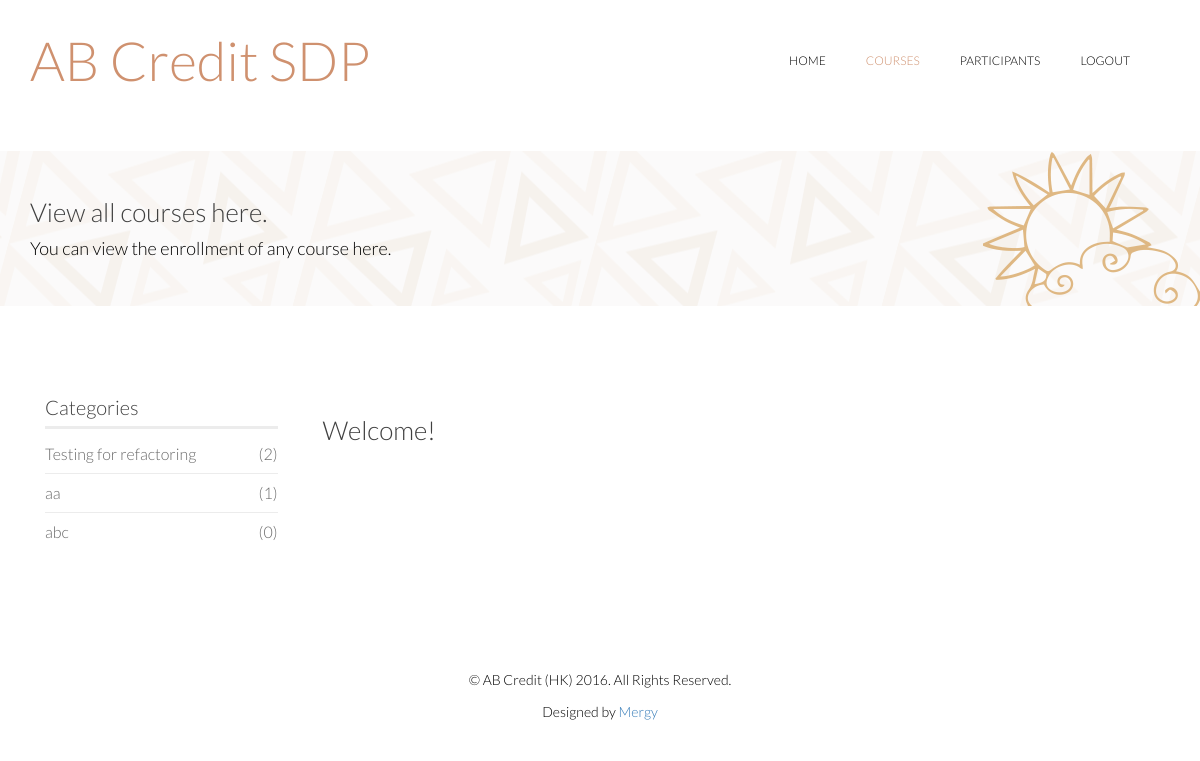
Screenshot of /hr/course/ (signed in) with the database file from the repository.
### course/models.py (models this page shows, shortened)
class Category(models.Model):
    name = models.CharField(max_length=200)

### course/views/hr_view.py (the view)
# urls.py: url(r'^', include('course.urls')),
@login_required
def course(request):
    hr = HR.objects.get(user__pk=request.user.id)
    counts = hr.viewCategories()
    return render_to_response('hr/course.html', locals())

### course/models.py (called while the page is built)
    @staticmethod
    def viewCategories(type, instance):
        if type == 'Administrator':
            menu = super(Administrator, instance).viewCategories()
        elif type == 'HR':
            menu = super(HR, instance).viewCategories()
        for c in Category.objects.all():
            menu[c] = Course.objects.filter(category=c).count()
        return menu

    def viewCategories(self):
        menu = dict()
        return menu

    def viewCategories(self):
        return CategoryControl.viewCategories('HR', self)

### course/templates/hr/course.html (shortened to what this page needs)
<html lang="en">
<head>
    {% load static %}
    <link rel="stylesheet" href="{% static 'css/bootstrap.min.css' %}" />
    <link rel="stylesheet" href="{% static 'css/font-awesome.min.css' %}" />
    <link rel="stylesheet" href="{% static 'css/animate.min.css' %}" />
    <link rel="stylesheet" href="{% static 'css/lightbox.css' %}" />
    <link rel="stylesheet" href="{% static 'css/main.css' %}" />
    <link rel="stylesheet" href="{% static 'css/responsive.css' %}" />
</head>
<body>
    <header id="header">
        <div class="container">
            <div class="row">
                <div class="col-sm-12 overflow">
                </div>
            </div>
        </div>
        <div class="navbar navbar-inverse" role="banner">
            <div class="container">
                <div class="navbar-header">
                    <a class="navbar-brand">
                        <h1 style="font-size: 300%; color: #cf916f">AB Credit SDP</h1>
                    </a>
                </div>
                <div class="collapse navbar-collapse">
                    <ul class="nav navbar-nav navbar-right">
                        <li><a href="/">Home</a></li>
                        <li class="active"><a href="/hr/course">Courses</a></li>
                        <li><a href="../participant">Participants</a></li>
                        <li><a onclick="logout()">Logout</a></li>
                    </ul>
                </div>
            </div>
        </div>
    </header>
    <section id="page-breadcrumb">
        <div class="vertical-center sun">
             <div class="container">
                <div class="row">
                    <div class="action">
                        <div class="col-sm-12">
                            <h1 class="title">View all courses here.</h1>
                            <p>You can view the enrollment of any course here.</p>
                        </div>
                    </div>
                </div>
            </div>
        </div>
    </section>
    <section id="projects" class="padding-top">
        <div class="container">
            <div class="row">
                <div class="col-lg-3 col-md-4 col-sm-5">
                    <div class="col-sm-12">
                        <div class="sidebar portfolio-sidebar">
                            <div class="sidebar-item categories" id="category_bar">
                                <h3>Categories</h3>
                                <ul class="nav navbar-stacked">
                                    {% for category, num in counts.items %}
                                    <li>
                                        <a onclick="getCategoryInfo('{{category.id}}', '{{category.name}}')">{{category.name}}
                                            <span class="pull-right">({{num}})</span>
                                        </a>
                                    </li>
                                    {% endfor %}
                                </ul>
                            </div>
                        </div>
                    </div>
                </div>
                <div class="col-lg-9 col-md-8 col-sm-7">
                    <div class="col-sm-12">
                        <div class="row">
                            <h1 id="content-title">Welcome!</h1>
                            <div id="content-main"/></div>
                        </div>
                    </div>
                </div>
            </div>
    </section>
    <footer id="footer">
        <div class="container">
            <div class="row">
                <div class="col-sm-12">
                    <div class="copyright-text text-center">
                        <p>&copy; AB Credit (HK) 2016. All Rights Reserved.</p>
                        <p>Designed by <a target="_blank" href="http://www.cs.hku.hk/programme/course_info.jsp?infile=2016/comp3297.html">Mergy</a></p>
                    </div>
                </div>
            </div>
        </div>
    </footer>
</body>
</html>

### course/static/css/lightbox.css (style rules this page uses)
body:after { content: url(../image/lightbox/close.png) url(../image/lightbox/loading.gif) url(../image/lightbox/prev.png) url(../image/lightbox/next.png); display: none; }

### course/static/css/main.css (style rules this page uses)
body { background: #fff; font-family: 'Lato', sans-serif; font-weight: 300; font-size: 14px; line-height: 22px; color: #000; }
html { height: 100%; }
a { -webkit-transition: 300ms; -moz-transition: 300ms; -o-transition: 300ms; transition: 300ms; }
ul { list-style: none; }
h1, h2, h3, h4, h5, h6 { font-family: 'Lato', sans-serif; font-weight: 300; }
h1 { font-size: 26px; color: #404040; }
h3 { font-size: 20px; color: #404040; }
.overflow { overflow: hidden; }
.padding-top { padding-top: 90px; }
#header { margin-bottom: 0; padding: 30px 0 60px 0; }
#header .navbar-inverse .container { position: relative; }
#header .navbar { background: #fff; border: 0; margin-bottom: 0; }
#header .navbar-brand { padding: 0; margin-left: 0; }
#header .navbar-brand h1 { padding: 0; margin: 0; }
#header .navbar-nav.navbar-right >li:last-child { margin-right: 20px; }
#header .navbar-nav.navbar-right >li a { color: #000; font-size: 12px; padding: 20px; text-transform: uppercase; font-weight: 300; }
#header .navbar-inverse .navbar-nav li.active > a, #header .navbar-inverse .navbar-nav li.active > a:focus, #header .navbar-nav.navbar-right li > a:hover, .navbar-inverse .navbar-nav > .open > a { background-color: inherit; border: 0; color: #cf916f; }
#footer { padding-bottom: 75px; background-repeat: repeat-x; background-position: bottom; background-size: contain; }
.copyright-text { margin-top: 70px; }
#action, #page-breadcrumb { background-image: url(../image/home/tour-bg.png); background-color: #fbfafa; background-repeat: repeat-x; height: 155px; background-position: center; display: table; position: static; width: 100%; }
.vertical-center { display: table-cell; vertical-align: middle; width: 100%; position: statice; }
.sun { background-image: url(../image/home/tour-icon1.png); background-repeat: no-repeat; background-position: 100% bottom; }
.action h1 { margin-top: 0; }
.action p { font-size: 18px; margin-bottom: 0; font-weight: 300; }
.title { color: #404040; font-weight: 300; }
#action , #page-breadcrumb { position: relative; }
.sidebar h3 { color: #404040; margin-top: 0; border-bottom: 3px solid #ececec; margin-bottom: 6px; padding-bottom: 8px; }
.sidebar-item { margin-bottom: 48px; }
.categories .navbar-stacked li { border-bottom: 1px solid #ececec; }
.categories .navbar-stacked li:last-child { border-bottom: 0px solid #ececec; }
.categories .navbar-stacked li a { font-size: 16px; color: #6a6a6a; padding: 8px 0; padding-left: 0; }

### rows the page displays
Category: name "Testing for refactoring", num "2"
Category: name "aa", num "1"
Category: name "abc", num "0"
